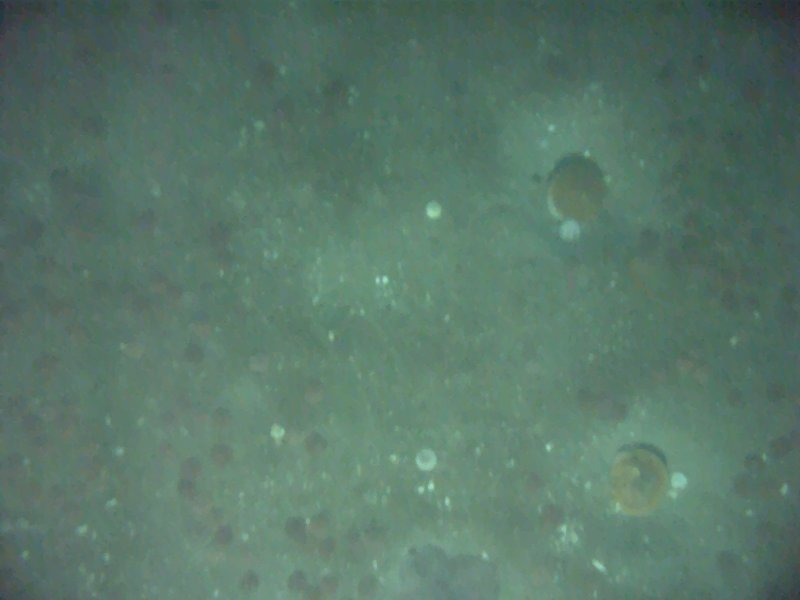
%> input picture Visual_Attn_Distribution_Stats/check/smoothed/frame000024_0.jpg, 800 x 600 px
$ octave plotFixationExample.m   (GNU Octave 9; MATLAB toolbox functions it lacks are replaced by stand-ins)
%> lines starting %> are read from the running program, lines starting %| are printed output that depends on the picture; in (x1, y1, x2, y2) boxes, pixels count from 0 and x2, y2 are one past the last pixel; in counts of white or black regions, pixels touching at a corner belong together; the program's own positions count from 1
fixFrame = imread('check/smoothed/frame000024_0.jpg');
%> fixFrame is the input picture: size 600x800x3 uint8; mean R, G, B 88.7, 119.1, 105
fixPt = [197 570];

fixRad = 4;
fixFrame(fixPt(1)-fixRad:fixPt(1)+fixRad, fixPt(2)-fixRad:fixPt(2)+fixRad,:) = 0;
%> fixFrame: size 600x800x3 uint8; 0.02% of pixels changed, all inside (x1, y1, x2, y2) = (565, 192, 574, 201)
fixFrame(fixPt(1)-fixRad:fixPt(1)+fixRad, fixPt(2)-fixRad:fixPt(2)+fixRad,1) = 255;
%> fixFrame: size 600x800x3 uint8; mean R, G, B 88.7, 119, 105

fixWinRad = 135;
tempFrame = fixFrame(fixPt(1)-fixWinRad+fixRad:fixPt(1)+fixWinRad-fixRad, fixPt(2)-fixWinRad+fixRad:fixPt(2)+fixWinRad-fixRad,:);
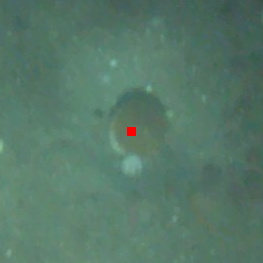
%> tempFrame: size 263x263x3 uint8; mean R, G, B 86.4, 120.4, 104.5

fixFrame(fixPt(1)-fixWinRad-fixRad:fixPt(1)+fixWinRad+fixRad, fixPt(2)-fixWinRad-fixRad:fixPt(2)+fixWinRad+fixRad,:) = 0;
fixFrame(fixPt(1)-fixWinRad+fixRad:fixPt(1)+fixWinRad-fixRad, fixPt(2)-fixWinRad+fixRad:fixPt(2)+fixWinRad-fixRad,:) = tempFrame;
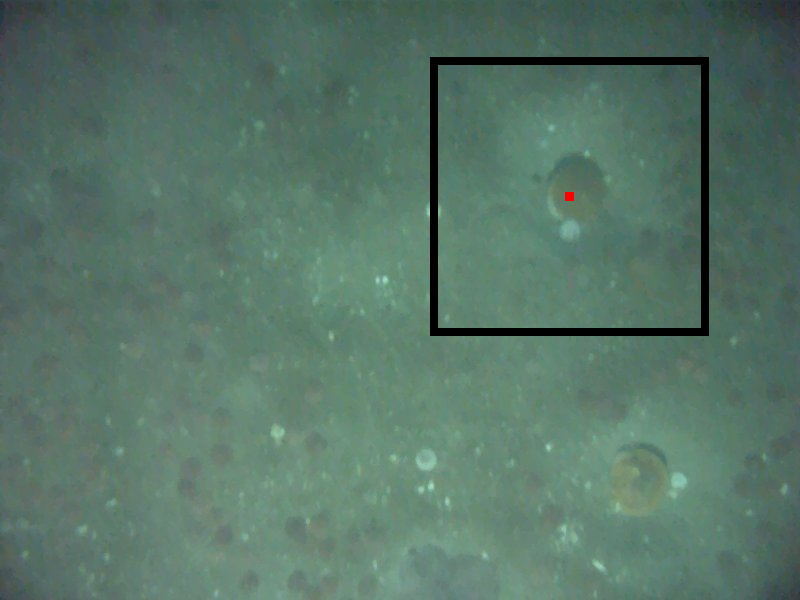
%> fixFrame: size 600x800x3 uint8; mean R, G, B 87.2, 117, 103.2

imshow(fixFrame)

$ run again, with Visual_Attn_Distribution_Stats/check/smoothed/frame000014_0.jpg copied over Visual_Attn_Distribution_Stats/check/smoothed/frame000024_0.jpg
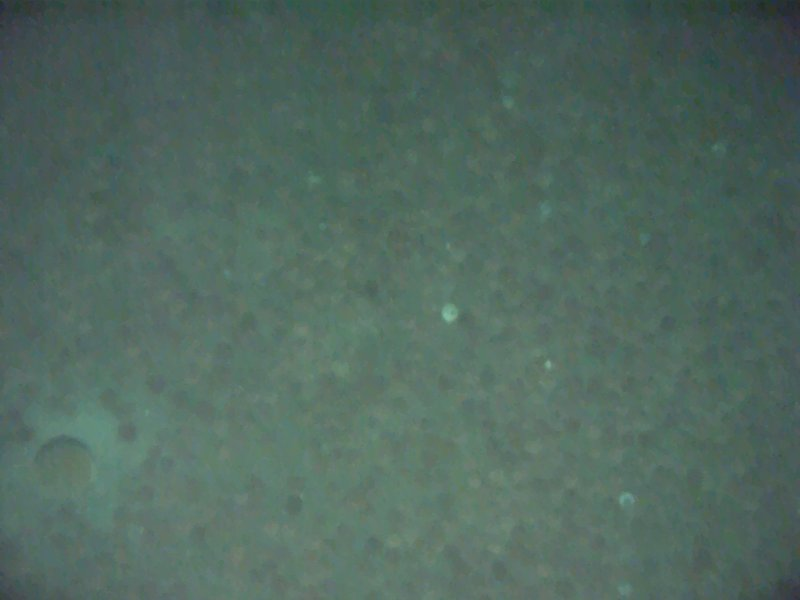
%> input picture Visual_Attn_Distribution_Stats/check/smoothed/frame000014_0.jpg, 800 x 600 px
%> fixFrame is the input picture: size 600x800x3 uint8; mean R, G, B 81, 104.8, 95.4
%> `tempFrame = fixFrame(fixPt(1)-fixWinRad+fixRad:fixPt(1)+fixWinRad-fixR..`:
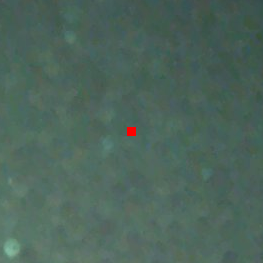
%> tempFrame: size 263x263x3 uint8; mean R, G, B 76.7, 101.3, 91.2
%> `fixFrame(fixPt(1)-fixWinRad+fixRad:fixPt(1)+fixWinRad-fixRad, fixPt(2)..`:
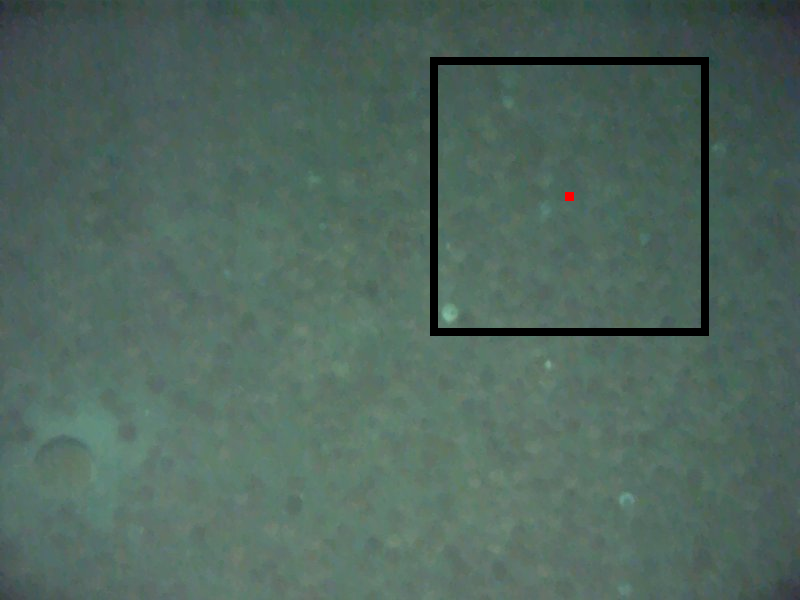
%> fixFrame: size 600x800x3 uint8; mean R, G, B 79.7, 103, 93.8

$ run again, with Visual_Attn_Distribution_Stats/check/smoothed/frame000017_0.jpg copied over Visual_Attn_Distribution_Stats/check/smoothed/frame000024_0.jpg
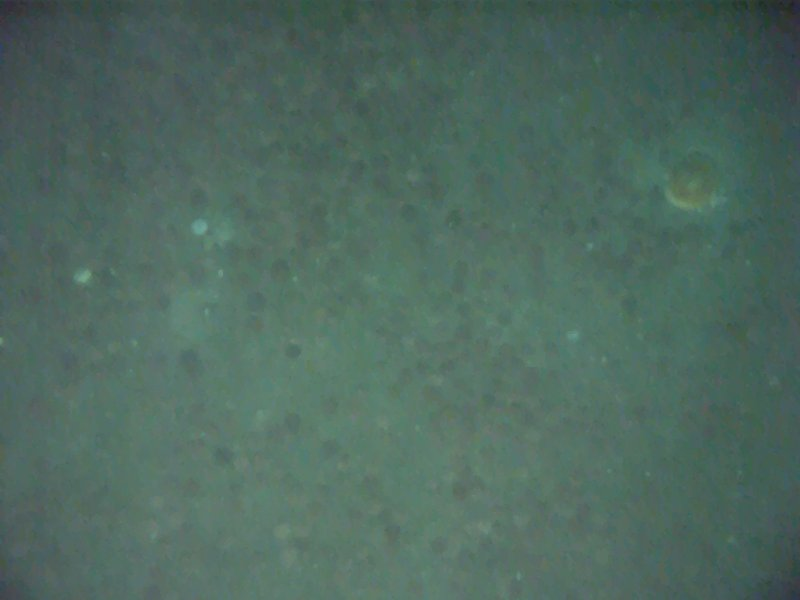
%> input picture Visual_Attn_Distribution_Stats/check/smoothed/frame000017_0.jpg, 800 x 600 px
%> fixFrame is the input picture: size 600x800x3 uint8; mean R, G, B 78.7, 105.4, 95.4
%> `tempFrame = fixFrame(fixPt(1)-fixWinRad+fixRad:fixPt(1)+fixWinRad-fixR..`:
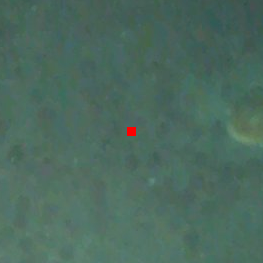
%> tempFrame: size 263x263x3 uint8; mean R, G, B 75.8, 106.1, 94.3
%> `fixFrame(fixPt(1)-fixWinRad+fixRad:fixPt(1)+fixWinRad-fixRad, fixPt(2)..`:
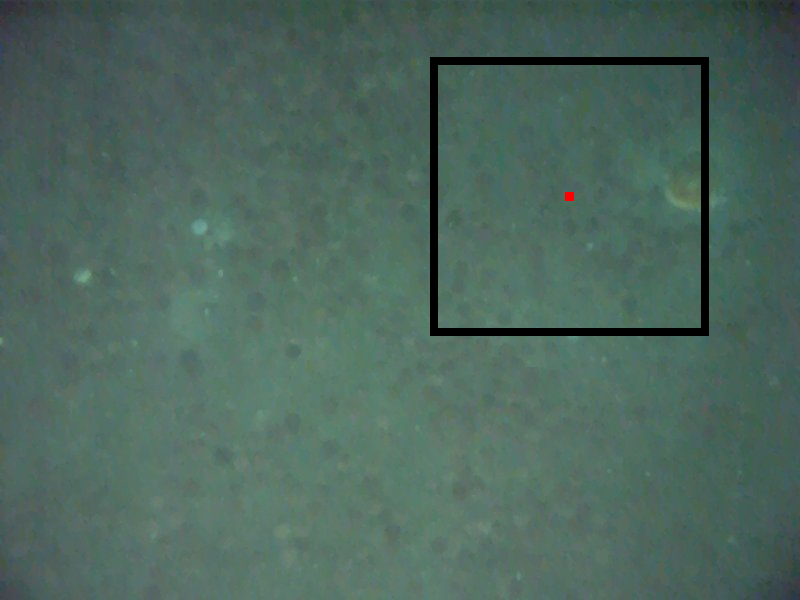
%> fixFrame: size 600x800x3 uint8; mean R, G, B 77.3, 103.5, 93.7

$ run again, with Visual_Attn_Distribution_Stats/check/smoothed/frame000023_0.jpg copied over Visual_Attn_Distribution_Stats/check/smoothed/frame000024_0.jpg
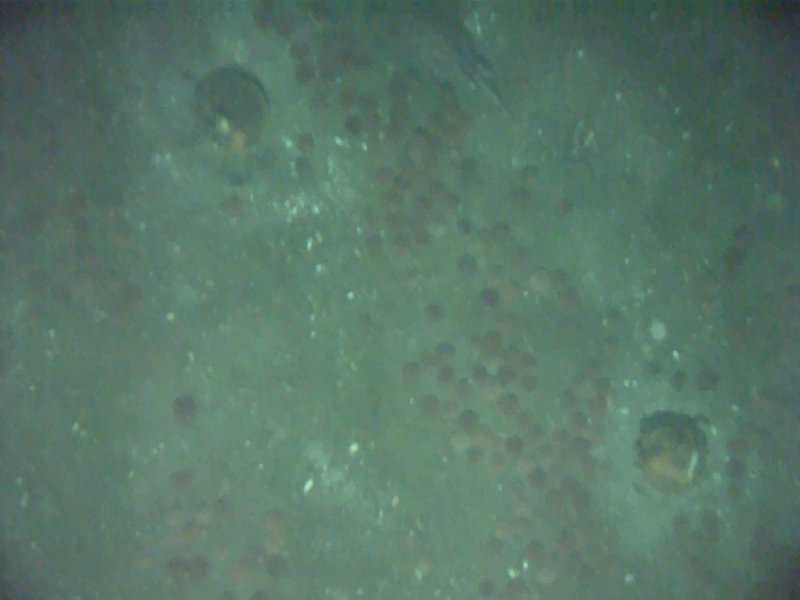
%> input picture Visual_Attn_Distribution_Stats/check/smoothed/frame000023_0.jpg, 800 x 600 px
%> fixFrame is the input picture: size 600x800x3 uint8; mean R, G, B 88.6, 118.4, 104.6
%> `tempFrame = fixFrame(fixPt(1)-fixWinRad+fixRad:fixPt(1)+fixWinRad-fixR..`:
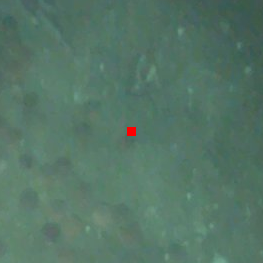
%> tempFrame: size 263x263x3 uint8; mean R, G, B 85.1, 117.5, 102.5
%> `fixFrame(fixPt(1)-fixWinRad+fixRad:fixPt(1)+fixWinRad-fixRad, fixPt(2)..`:
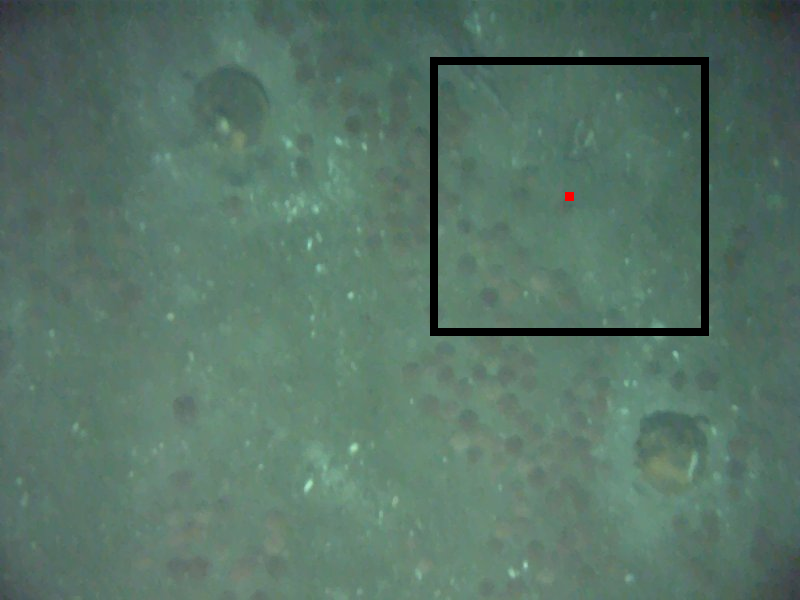
%> fixFrame: size 600x800x3 uint8; mean R, G, B 87.2, 116.3, 102.8
